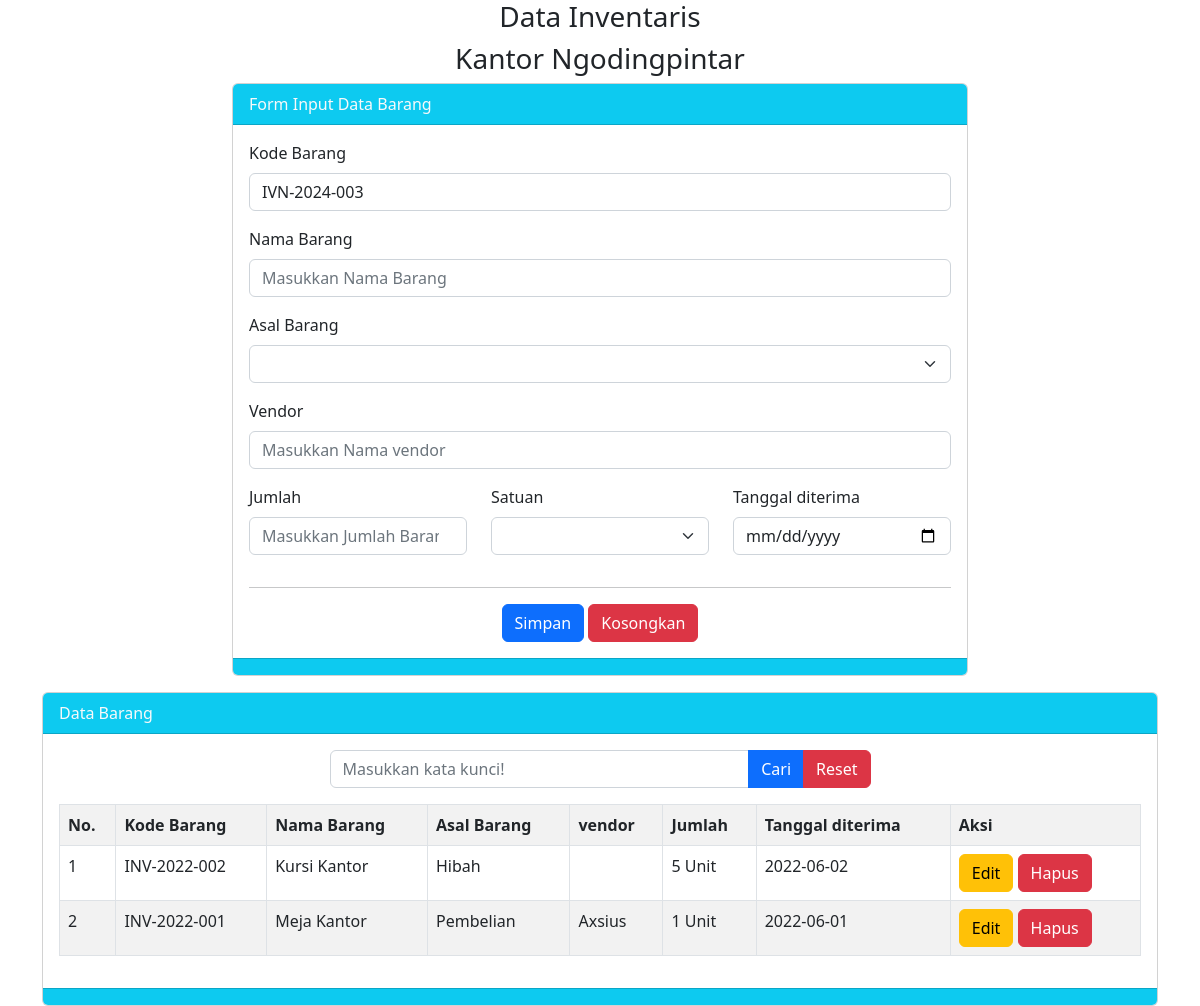
The page / on the database its author committed.
### tables this page shows
CREATE TABLE `tbarang` (
  `id_barang` int(11) NOT NULL,
  `kode` varchar(15) NOT NULL,
  `nama` varchar(100) NOT NULL,
  `asal` varchar(25) NOT NULL,
  `vendor` varchar(15) NOT NULL,
  `jumlah` int(4) NOT NULL,
  `satuan` varchar(15) NOT NULL,
  `tanggal_diterima` date NOT NULL,
  `tanggal_simpan` timestamp NOT NULL DEFAULT current_timestamp() ON UPDATE current_timestamp()
);

### index.php (the view, shortened to what this page needs)
<?php
$server = "localhost";
$user = "root";
$password = "";
$database = "dbcrud2022";
$koneksi = mysqli_connect($server, $user, $password, $database) or die(mysqli_error($koneksi));
$q = mysqli_query($koneksi, "SELECT kode FROM tbarang order by kode desc limit 1");
$datax = mysqli_fetch_array($q);
if ($datax) {
    $no_terakhir = substr($datax['kode'], -3);
    $no = $no_terakhir + 1;
    if ($no > 0 and $no < 10) {
        $kode = "00" . $no;
    } else if ($no > 10 and $no < 100) {
        $kode = "0" . $no;
    } else if ($no > 100) {
        $kode = $no;
    }
} else {
    $kode = "001";
}
$tahun = date('Y');
$vkode = "IVN-" . $tahun . '-' . $kode;
$vnama = "";
$vasal = "";
$vvendor = "";
$vjumlah = "";
$vsatuan = "";
$vtanggal_diterima = "";
?>
<!doctype html>
<html lang="en">
<head>
    <link href="https://cdn.jsdelivr.net/npm/bootstrap@5.2.0-beta1/dist/css/bootstrap.min.css" rel="stylesheet">
</head>
<body>
    <div class="container">
        <h3 class="text-center">Data Inventaris</h3>
        <h3 class="text-center">Kantor Ngodingpintar</h3>
        <div class="row">
            <div class="col-md-8 mx-auto">
                <div class="card">
                    <div class="card-header bg-info text-light">
                        Form Input Data Barang
                    </div>
                    <div class="card-body">
                        <form method="POST">
                            <div class="mb-3">
                                <label class="form-label">Kode Barang</label>
                                <input type="text" name="tkode" value="<?= $vkode ?>" class="form-control" placeholder="Masukkan Kode Barang">
                            </div>
                            <div class="mb-3">
                                <label class="form-label">Nama Barang</label>
                                <input type="text" name="tnama" value="<?= $vnama ?>" class="form-control" placeholder="Masukkan Nama Barang">
                            </div>
                            <div class="mb-3">
                                <label class="form-label">Asal Barang</label>
                                <select class="form-select" name="tasal">
                                    <option value="<?= $vasal ?>"><?= $vasal ?></option>
                                    <option value="<?= $vvendor ?>"><?= $vvendor ?></option>
                                </select>
                            </div>
                            <div class="mb-3">
                                <label class="form-label">Vendor</label>
                                <input type="text" name="tnama" value="<?= $vvendor ?>" class="form-control" placeholder="Masukkan Nama vendor">
                            </div>
                            <div class="row">
                                <div class="col">
                                    <div class="mb-3">
                                        <label class="form-label">Jumlah</label>
                                        <input type="number" name="tjumlah" value="<?= $vjumlah ?>" class="form-control" placeholder="Masukkan Jumlah Barang">
                                    </div>
                                </div>
                                <div class="col">
                                    <div class="mb-3">
                                        <label class="form-label">Satuan</label>
                                        <select class="form-select" name="tsatuan">
                                            <option value="<?= $vsatuan ?>"><?= $vsatuan ?></option>
                                            <option value="Unit">Unit</option>
                                        </select>
                                    </div>
                                </div>
                                <div class="col">
                                    <div class="mb-3">
                                        <label class="form-label">Tanggal diterima</label>
                                        <input type="date" name="ttanggal_diterima" value="<?= $vtanggal_diterima ?>" class="form-control" placeholder="Masukkan Jumlah Barang">
                                    </div>
                                </div>
                                <div class="text-center">
                                    <hr>
                                    <button class="btn btn-primary" name="bsimpan" type="submit">Simpan</button>
                                    <button class="btn btn-danger" name="bkosongkan" type="reset">Kosongkan</button>
                                </div>
                            </div>
                        </form>
                    </div>
                    <div class="card-footer bg-info">
                    </div>
                </div>
            </div>
        </div>
        <div class="card mt-3">
            <div class="card-header bg-info text-light">
                Data Barang
            </div>
            <div class="card-body">
                <div class="col-md-6 mx-auto">
                    <form method="POST">
                        <div class="input-group mb-3">
                            <input type="text" name="tcari" value="<?= @$_POST['tcari'] ?>" class="form-control" placeholder="Masukkan kata kunci!">
                            <button class="btn btn-primary" name="bcari" type="submit">Cari</button>
                            <button class="btn btn-danger" name="breset" type="submit">Reset</button>
                        </div>
                    </form>
                </div>
                <table class="table table-striped table-hover table-bordered">
                    <tr>
                        <th>No.</th>
                        <th>Kode Barang</th>
                        <th>Nama Barang</th>
                        <th>Asal Barang</th>
                        <th>vendor</th>
                        <th>Jumlah</th>
                        <th>Tanggal diterima</th>
                        <th>Aksi</th>
                    </tr>
                    <?php
                    $no = 1;
                    if (isset($_POST['bcari'])) {
                        $keyword = $_POST['tcari'];
                        $q = "SELECT * FROM tbarang WHERE kode like '%$keyword%' or nama like '%$keyword%' or asal like '%$keyword%' order by id_barang desc  ";
                    } else {
                        $q = "SELECT * FROM tbarang order by id_barang desc";
                    }
                    $tampil = mysqli_query($koneksi, $q);
                    while ($data = mysqli_fetch_array($tampil)) :
                    ?>
                        <tr>
                            <td><?= $no++ ?></td>
                            <td><?= $data['kode'] ?></td>
                            <td><?= $data['nama'] ?></td>
                            <td><?= $data['asal'] ?></td>
                            <td><?= $data['vendor'] ?></td>
                            <td><?= $data['jumlah'] ?> <?= $data['satuan'] ?></td>
                            <td><?= $data['tanggal_diterima'] ?></td>
                            <td>
                                <a href="index.php?hal=edit&id=<?= $data['id_barang'] ?>" class="btn btn-warning">Edit</a>
                                <a href="index.php?hal=hapus&id=<?= $data['id_barang'] ?>" class="btn btn-danger" onclick="return confirm('Apakah anda Yakin akan Hapus Data ini?')">Hapus</a>
                            </td>
                        </tr>
                    <?php endwhile; ?>
                </table>
            </div>
            <div class="card-footer bg-info">
            </div>
        </div>
    </div>
</body>
</html>

### rows shown on the page
tbarang: tkode "IVN-2024-003", kode "INV-2022-002", nama "Kursi Kantor", asal "Hibah", jumlah "5", satuan "Unit", tanggal_diterima "2022-06-02"
tbarang: kode "INV-2022-001", nama "Meja Kantor", asal "Pembelian", vendor "Axsius", jumlah "1", satuan "Unit", tanggal_diterima "2022-06-01"
